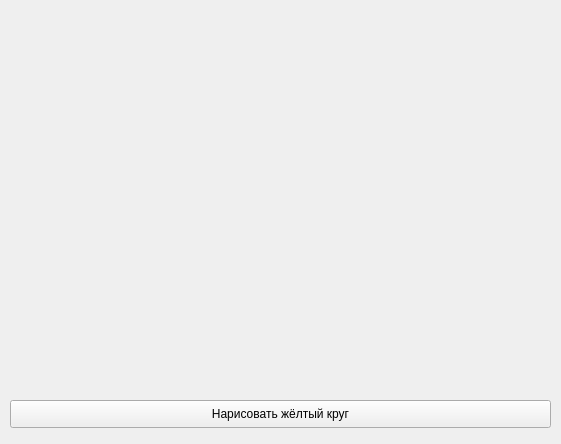
<?xml version="1.0" encoding="UTF-8"?>
<ui version="4.0">
 <class>MainWindow</class>
 <widget class="QMainWindow" name="MainWindow">
  <property name="geometry">
   <rect>
    <x>0</x>
    <y>0</y>
    <width>561</width>
    <height>444</height>
   </rect>
  </property>
  <property name="windowTitle">
   <string>MainWindow</string>
  </property>
  <widget class="QWidget" name="centralwidget">
   <widget class="QPushButton" name="pushButton">
    <property name="geometry">
     <rect>
      <x>10</x>
      <y>400</y>
      <width>541</width>
      <height>28</height>
     </rect>
    </property>
    <property name="text">
     <string>Нарисовать жёлтый круг</string>
    </property>
   </widget>
  </widget>
 </widget>
 <resources/>
 <connections/>
</ui>
